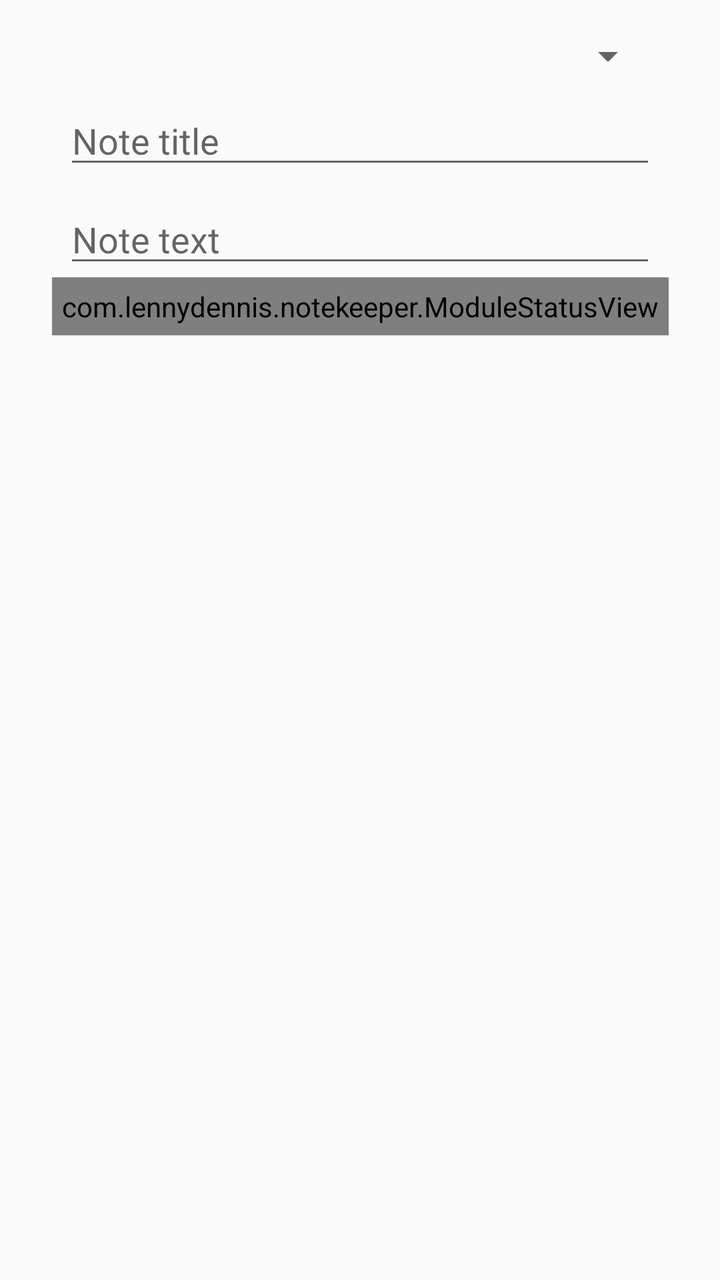
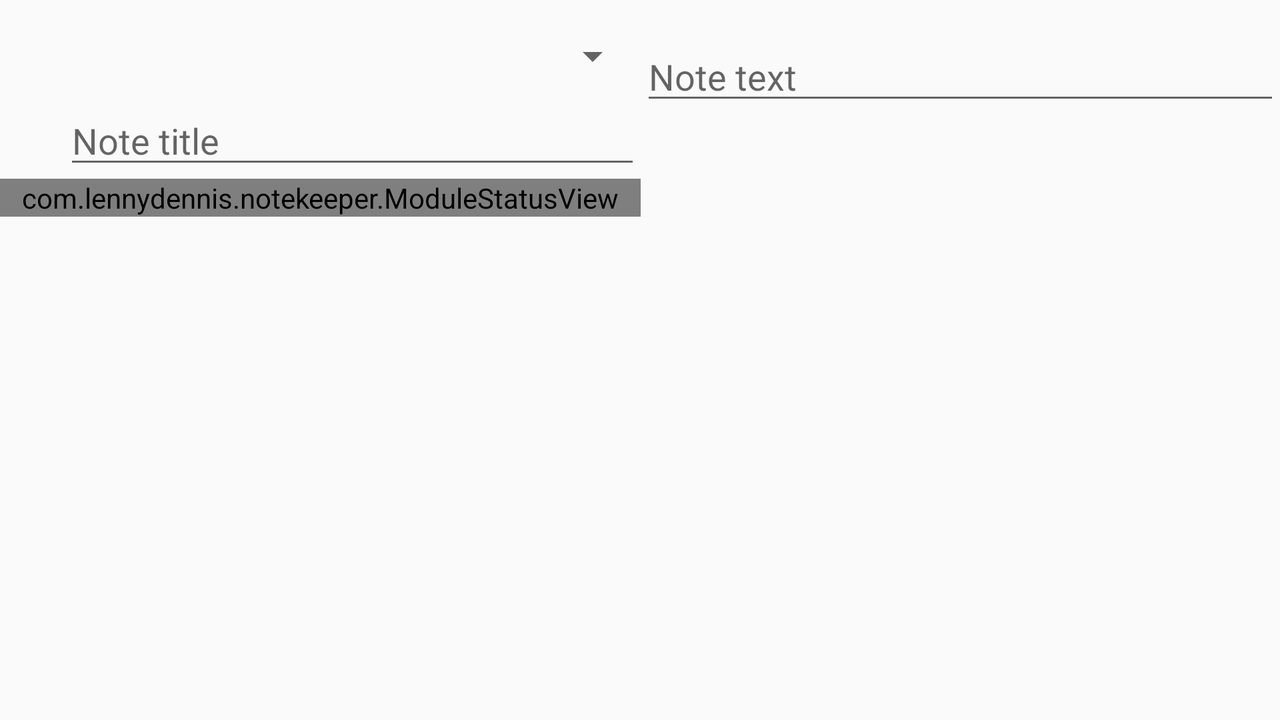

One screen, two layout resources from the same app: the default and the repository's alternative for another configuration. Each is rendered where Android would select it; the XML of both is given below.
<!-- AndroidManifest.xml: application theme AppTheme -->
<!-- res/layout/content_note.xml -->
<?xml version="1.0" encoding="utf-8"?>
<androidx.constraintlayout.widget.ConstraintLayout xmlns:android="http://schemas.android.com/apk/res/android"
    xmlns:app="http://schemas.android.com/apk/res-auto"
    xmlns:tools="http://schemas.android.com/tools"
    android:layout_width="match_parent"
    android:layout_height="match_parent"
    app:layout_behavior="@string/appbar_scrolling_view_behavior"
    tools:context=".NoteActivity"
    tools:showIn="@layout/activity_note">

    <Spinner
        android:id="@+id/spinner_courses"
        android:layout_width="0dp"
        android:layout_height="wrap_content"
        android:layout_marginStart="32dp"
        android:layout_marginTop="16dp"
        android:layout_marginEnd="32dp"
        android:nextFocusRight="@id/note_title"
        app:layout_constraintEnd_toEndOf="parent"
        app:layout_constraintStart_toStartOf="parent"
        app:layout_constraintTop_toTopOf="parent" />

    <EditText
        android:id="@+id/note_title"
        android:layout_width="0dp"
        android:layout_height="wrap_content"
        android:layout_marginTop="8dp"
        android:autofillHints=""
        android:ems="10"
        android:gravity="start|top"
        android:hint="@string/note_title"
        android:inputType="textMultiLine"
        android:nextFocusRight="@id/note_text"
        android:textColor="@color/colorAccent"
        app:layout_constraintEnd_toEndOf="@+id/spinner_courses"
        app:layout_constraintStart_toStartOf="@+id/spinner_courses"
        app:layout_constraintTop_toBottomOf="@+id/spinner_courses" />

    <EditText
        android:id="@+id/note_text"
        android:layout_width="0dp"
        android:layout_height="wrap_content"
        android:layout_marginTop="8dp"
        android:ems="10"
        android:gravity="start|top"
        android:hint="@string/note_text"
        android:inputType="textMultiLine"
        app:layout_constraintEnd_toEndOf="@+id/note_title"
        app:layout_constraintStart_toStartOf="@+id/note_title"
        app:layout_constraintTop_toBottomOf="@+id/note_title"
        android:autofillHints="" />

    <ProgressBar
        android:id="@+id/progress_bar"
        style="?android:attr/progressBarStyleHorizontal"
        android:layout_width="0dp"
        android:layout_height="10dp"
        android:layout_marginStart="40dp"
        android:layout_marginTop="60dp"
        android:layout_marginEnd="32dp"
        android:max="3"
        android:visibility="invisible"
        app:layout_constraintEnd_toEndOf="parent"
        app:layout_constraintStart_toStartOf="parent"
        app:layout_constraintTop_toBottomOf="@+id/note_text" />

    <com.lennydennis.notekeeper.ModuleStatusView
        android:id="@+id/module_status"
        android:layout_width="wrap_content"
        android:layout_height="wrap_content"
        android:padding="5dp"
        app:layout_constraintEnd_toEndOf="parent"
        app:layout_constraintStart_toStartOf="parent"
        app:layout_constraintTop_toBottomOf="@+id/note_text"
        app:outlineColor="@android:color/holo_green_dark"
        app:shape="square" />
</androidx.constraintlayout.widget.ConstraintLayout>
<!-- resources referenced by this layout -->
<resources>
  <color name="colorAccent">@color/pluralSight</color>
  <string name="note_text">Note text</string>
  <string name="note_title">Note title</string>
  <style name="AppTheme" parent="Theme.AppCompat.Light.DarkActionBar">
          
          <item name="colorPrimary">@color/colorPrimary</item>
          <item name="colorPrimaryDark">@color/colorPrimaryDark</item>
          <item name="colorAccent">@color/colorAccent</item>
      </style>
  <color name="pluralSight">#f05a28</color>
  <color name="colorPrimary">#333333</color>
  <color name="colorPrimaryDark">#222222</color>
</resources>
<!-- res/layout-land/content_note.xml (the repository's variant of the layout above) -->
<!-- drawn on the phone turned sideways -->
<?xml version="1.0" encoding="utf-8"?>
<androidx.constraintlayout.widget.ConstraintLayout xmlns:android="http://schemas.android.com/apk/res/android"
    xmlns:app="http://schemas.android.com/apk/res-auto"
    xmlns:tools="http://schemas.android.com/tools"
    android:layout_width="match_parent"
    android:layout_height="match_parent"
    app:layout_behavior="@string/appbar_scrolling_view_behavior"
    tools:context=".NoteActivity"
    tools:showIn="@layout/activity_note">

    <Spinner
        android:id="@+id/spinner_courses"
        android:layout_width="0dp"
        android:layout_height="wrap_content"
        android:layout_marginStart="32dp"
        android:layout_marginTop="16dp"
        app:layout_constraintEnd_toStartOf="@+id/guideline"
        app:layout_constraintStart_toStartOf="parent"
        app:layout_constraintTop_toTopOf="parent" />

    <EditText
        android:id="@+id/note_title"
        android:layout_width="0dp"
        android:layout_height="wrap_content"
        android:layout_marginTop="8dp"
        android:autofillHints=""
        android:ems="10"
        android:gravity="start|top"
        android:hint="@string/note_title"
        android:inputType="textMultiLine"
        android:textColor="@color/colorAccent"
        app:layout_constraintEnd_toEndOf="@+id/spinner_courses"
        app:layout_constraintStart_toStartOf="@+id/spinner_courses"
        app:layout_constraintTop_toBottomOf="@+id/spinner_courses" />

    <EditText
        android:id="@+id/note_text"
        android:layout_width="0dp"
        android:layout_height="wrap_content"
        android:layout_marginTop="16dp"
        android:autofillHints=""
        android:ems="10"
        android:gravity="start|top"
        android:hint="@string/note_text"
        android:inputType="textMultiLine"
        app:layout_constraintEnd_toEndOf="parent"
        app:layout_constraintStart_toStartOf="@+id/guideline"
        app:layout_constraintTop_toTopOf="parent" />

    <ProgressBar
        android:id="@+id/progress_bar"
        style="?android:attr/progressBarStyleHorizontal"
        android:layout_width="0dp"
        android:layout_height="10dp"
        android:layout_marginStart="40dp"
        android:layout_marginTop="60dp"
        android:layout_marginEnd="32dp"
        android:visibility="invisible"
        android:max="3"
        app:layout_constraintEnd_toEndOf="parent"
        app:layout_constraintStart_toStartOf="parent"
        app:layout_constraintTop_toBottomOf="@+id/note_text" />

    <androidx.constraintlayout.widget.Guideline
        android:id="@+id/guideline"
        android:layout_width="wrap_content"
        android:layout_height="wrap_content"
        android:orientation="vertical"
        app:layout_constraintGuide_percent="0.500684" />

    <com.lennydennis.notekeeper.ModuleStatusView
        android:id="@+id/module_status"
        android:layout_width="0dp"
        android:layout_height="wrap_content"
        app:layout_constraintEnd_toStartOf="@+id/guideline"
        app:layout_constraintStart_toStartOf="parent"
        app:layout_constraintTop_toBottomOf="@+id/note_title" />
</androidx.constraintlayout.widget.ConstraintLayout>
